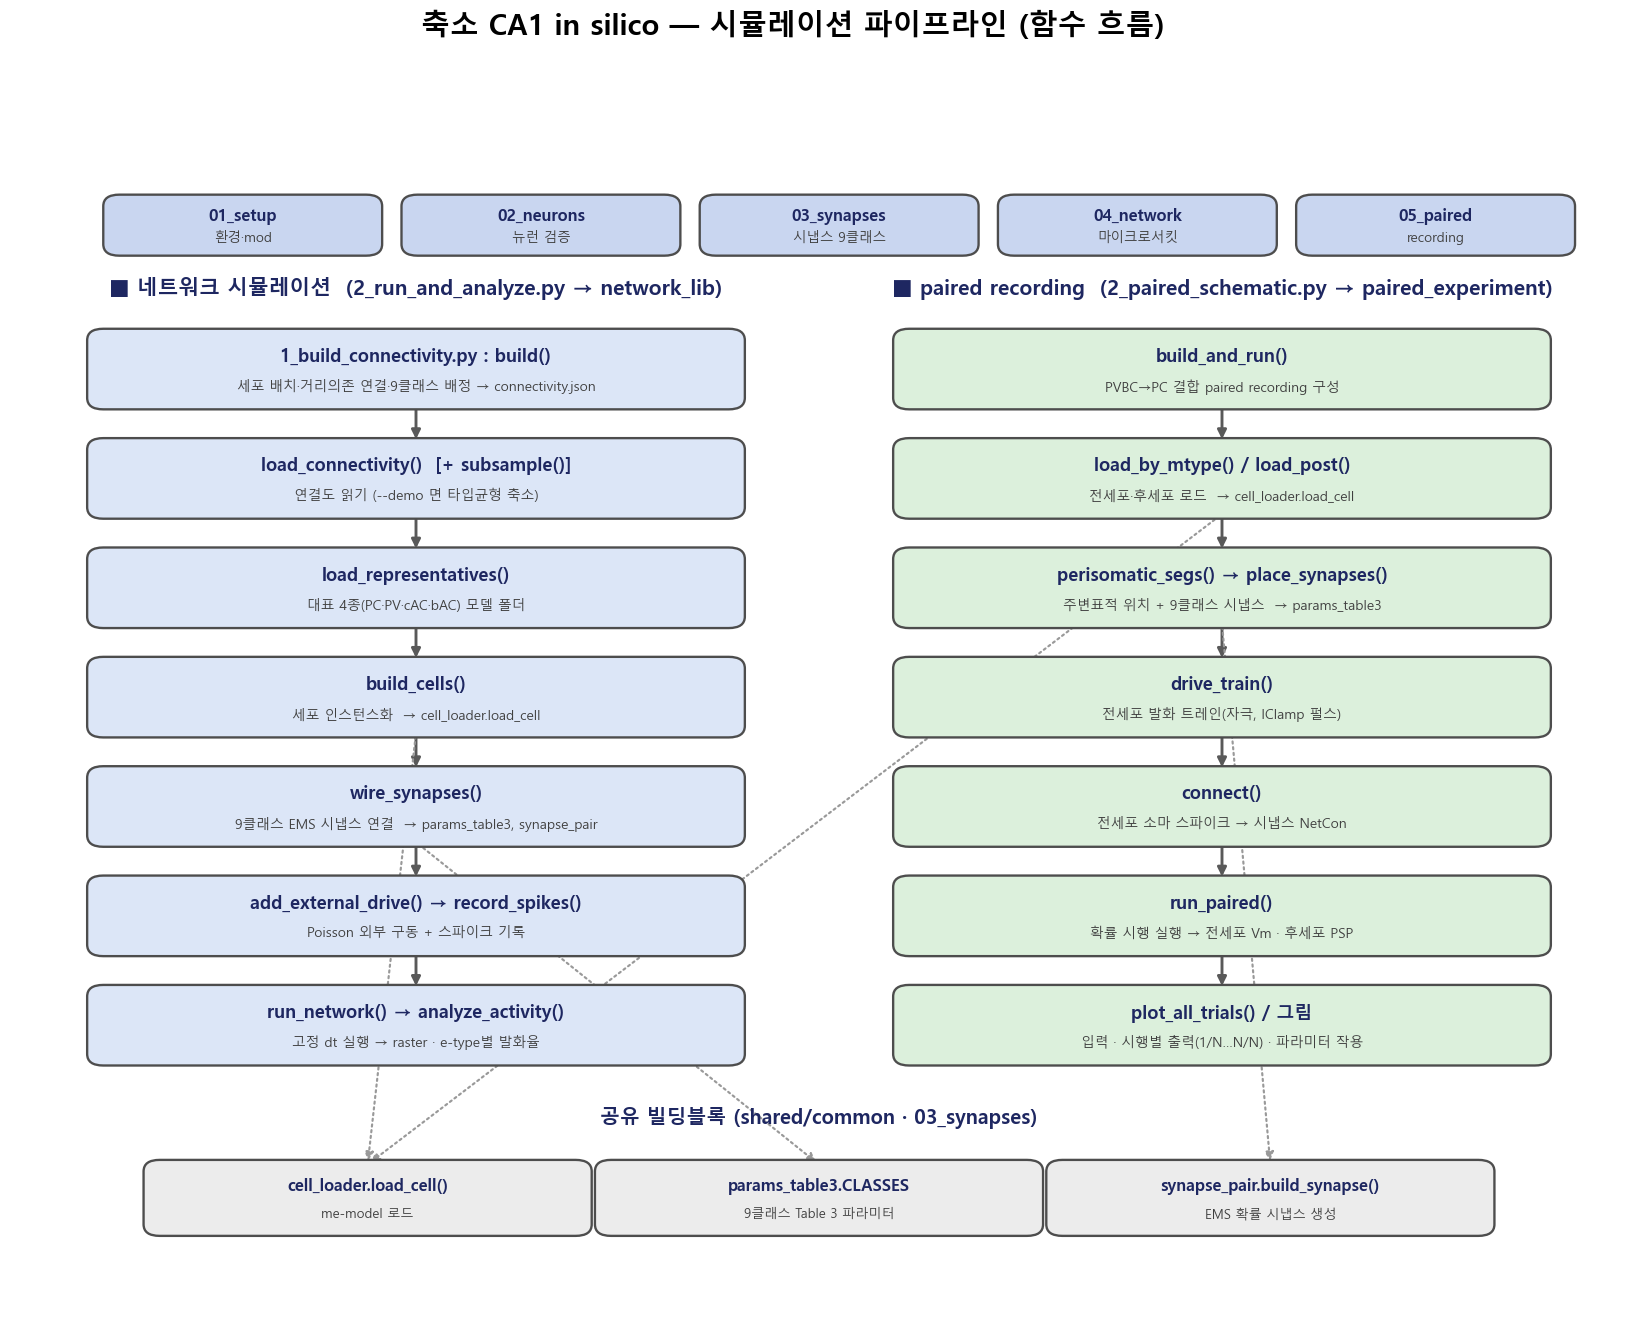

Python code for this plot:
"""
pipeline_flowchart.py — 시뮬레이션 파이프라인 플로우차트(함수명 포함, 보고서용)
============================================================================
두 "최종 시뮬레이션"의 함수 흐름을 한 장에:
  (좌) 네트워크 마이크로서킷  2_run_and_analyze.py → network_lib.*
  (우) paired recording        2_paired_schematic.py → paired_experiment.*
  (하) 공유 빌딩블록           cell_loader · params_table3 · synapse_pair
실행: <ca1sim python> papers/01_Ecker2020_CA1_synaptic/slides/pipeline_flowchart.py
"""
import os
import sys

import matplotlib
matplotlib.use("Agg")
import matplotlib.pyplot as plt
from matplotlib.patches import FancyBboxPatch

THIS = os.path.dirname(os.path.abspath(__file__))
ROOT = os.path.dirname(os.path.dirname(os.path.dirname(THIS)))
sys.path.insert(0, os.path.join(ROOT, "shared"))
from common.plotstyle import set_korean_font   # noqa: E402
set_korean_font()

NAVY = "#1E2761"; BLUE = "#DCE6F7"; GREEN = "#DCF0DC"; GRAY = "#ECECEC"; PHASE = "#C9D6F0"


def box(ax, cx, cy, w, h, title, sub, fc, ec="0.3", tfs=10, sfs=7.6):
    ax.add_patch(FancyBboxPatch((cx - w / 2, cy - h / 2), w, h,
                                boxstyle="round,pad=0.004,rounding_size=0.010",
                                fc=fc, ec=ec, lw=1.3, zorder=2))
    ax.text(cx, cy + h * 0.18, title, ha="center", va="center", fontsize=tfs,
            fontweight="bold", color=NAVY, zorder=3)
    if sub:
        ax.text(cx, cy - h * 0.24, sub, ha="center", va="center", fontsize=sfs,
                color="0.25", zorder=3)


def arrow(ax, x1, y1, x2, y2, color="0.35", ls="-", lw=1.6):
    ax.annotate("", xy=(x2, y2), xytext=(x1, y1),
                arrowprops=dict(arrowstyle="-|>", color=color, lw=lw, ls=ls), zorder=1)


def vchain(ax, cx, w, h, ys, items, fc):
    for i, (cy, (t, s)) in enumerate(zip(ys, items)):
        box(ax, cx, cy, w, h, t, s, fc)
        if i:
            arrow(ax, cx, ys[i - 1] - h / 2, cx, cy + h / 2)


def main():
    fig, ax = plt.subplots(figsize=(16, 11.5))
    ax.set_xlim(0, 1); ax.set_ylim(0, 1); ax.axis("off")
    fig.suptitle("축소 CA1 in silico — 시뮬레이션 파이프라인 (함수 흐름)", fontsize=16, fontweight="bold")

    # ── 상단: 프로젝트 단계 ──
    phases = ["01_setup\n환경·mod", "02_neurons\n뉴런 검증", "03_synapses\n시냅스 9클래스",
              "04_network\n마이크로서킷", "05_paired\nrecording"]
    n = len(phases); pw = 0.165; x0 = 0.06
    for i, ph in enumerate(phases):
        cx = x0 + i * (pw + 0.02) + pw / 2
        box(ax, cx, 0.945, pw, 0.045, ph.split("\n")[0], ph.split("\n")[1], PHASE, tfs=9, sfs=7.5)
        if i:
            arrow(ax, cx - pw - 0.02 + pw, 0.945, cx - pw / 2, 0.945, lw=1.3)

    W, H = 0.40, 0.062
    ax.text(0.25, 0.885, "■ 네트워크 시뮬레이션  (2_run_and_analyze.py → network_lib)",
            ha="center", fontsize=11.5, fontweight="bold", color=NAVY)
    ax.text(0.75, 0.885, "■ paired recording  (2_paired_schematic.py → paired_experiment)",
            ha="center", fontsize=11.5, fontweight="bold", color=NAVY)

    ys = [0.82, 0.725, 0.63, 0.535, 0.44, 0.345, 0.25]
    # 좌: 네트워크
    net_items = [
        ("1_build_connectivity.py : build()", "세포 배치·거리의존 연결·9클래스 배정 → connectivity.json"),
        ("load_connectivity()  [+ subsample()]", "연결도 읽기 (--demo 면 타입균형 축소)"),
        ("load_representatives()", "대표 4종(PC·PV·cAC·bAC) 모델 폴더"),
        ("build_cells()", "세포 인스턴스화  → cell_loader.load_cell"),
        ("wire_synapses()", "9클래스 EMS 시냅스 연결  → params_table3, synapse_pair"),
        ("add_external_drive() → record_spikes()", "Poisson 외부 구동 + 스파이크 기록"),
        ("run_network() → analyze_activity()", "고정 dt 실행 → raster · e-type별 발화율"),
    ]
    vchain(ax, 0.25, W, H, ys, net_items, BLUE)

    # 우: paired recording
    pr_items = [
        ("build_and_run()", "PVBC→PC 결합 paired recording 구성"),
        ("load_by_mtype() / load_post()", "전세포·후세포 로드  → cell_loader.load_cell"),
        ("perisomatic_segs() → place_synapses()", "주변표적 위치 + 9클래스 시냅스  → params_table3"),
        ("drive_train()", "전세포 발화 트레인(자극, IClamp 펄스)"),
        ("connect()", "전세포 소마 스파이크 → 시냅스 NetCon"),
        ("run_paired()", "확률 시행 실행 → 전세포 Vm · 후세포 PSP"),
        ("plot_all_trials() / 그림", "입력 · 시행별 출력(1/N…N/N) · 파라미터 작용"),
    ]
    vchain(ax, 0.75, W, H, ys, pr_items, GREEN)

    # ── 하단: 공유 빌딩블록 ──
    ax.text(0.5, 0.165, "공유 빌딩블록 (shared/common · 03_synapses)", ha="center",
            fontsize=11, fontweight="bold", color=NAVY)
    sh = [("cell_loader.load_cell()", "me-model 로드"),
          ("params_table3.CLASSES", "9클래스 Table 3 파라미터"),
          ("synapse_pair.build_synapse()", "EMS 확률 시냅스 생성")]
    sx = [0.22, 0.5, 0.78]
    for cx, (t, s) in zip(sx, sh):
        box(ax, cx, 0.10, 0.27, 0.058, t, s, GRAY, tfs=9, sfs=7.3)
    # 의존 화살표(점선)
    arrow(ax, 0.25, 0.535 - H / 2, 0.22, 0.10 + 0.058 / 2, color="0.6", ls=":", lw=1.2)   # build_cells→load_cell
    arrow(ax, 0.25, 0.44 - H / 2, 0.5, 0.10 + 0.058 / 2, color="0.6", ls=":", lw=1.2)      # wire→params
    arrow(ax, 0.75, 0.63 - H / 2, 0.78, 0.10 + 0.058 / 2, color="0.6", ls=":", lw=1.2)     # place→build_synapse
    arrow(ax, 0.75, 0.725 - H / 2, 0.22, 0.10 + 0.058 / 2, color="0.6", ls=":", lw=1.2)    # load_post→load_cell

    out = os.path.join(THIS, "pipeline_flowchart.png")
    fig.savefig(out, dpi=130, bbox_inches="tight")
    print(f"[플로우차트] {out}")


if __name__ == "__main__":
    main()
